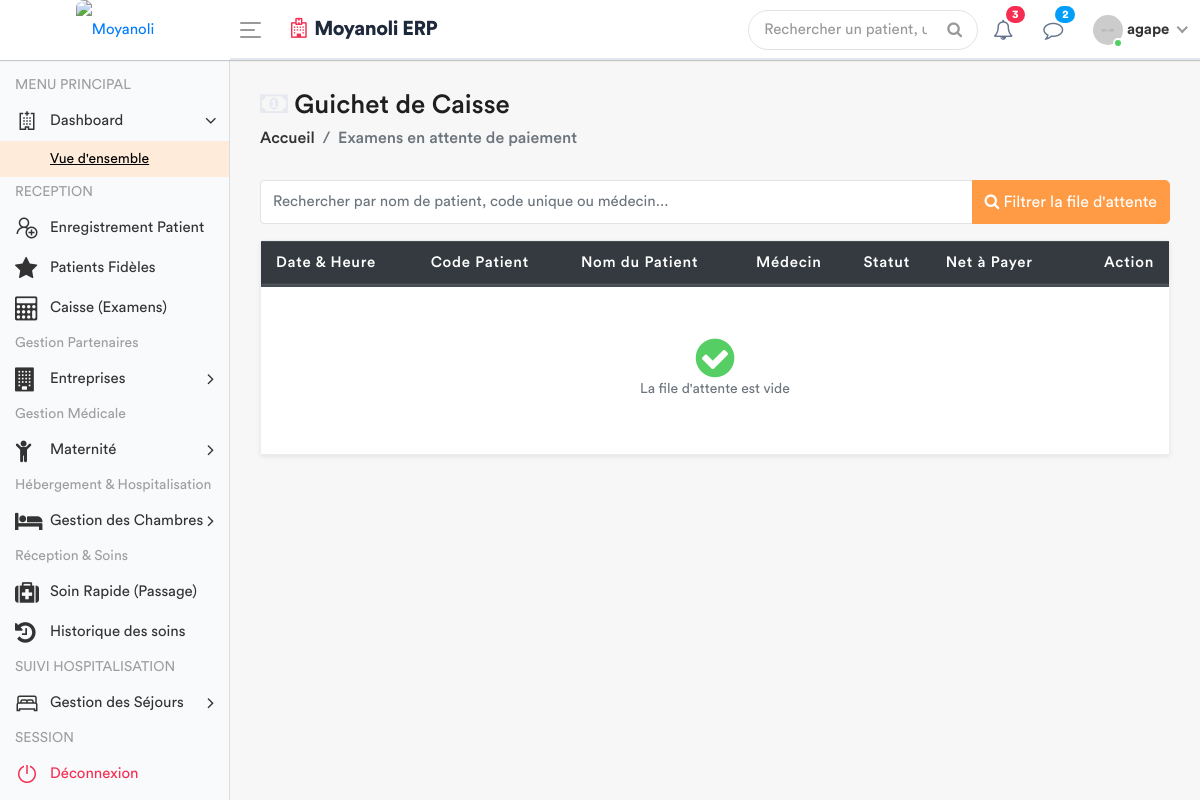
The page /caisse/file-d-attente/ (signed in) on the database as committed earlier.
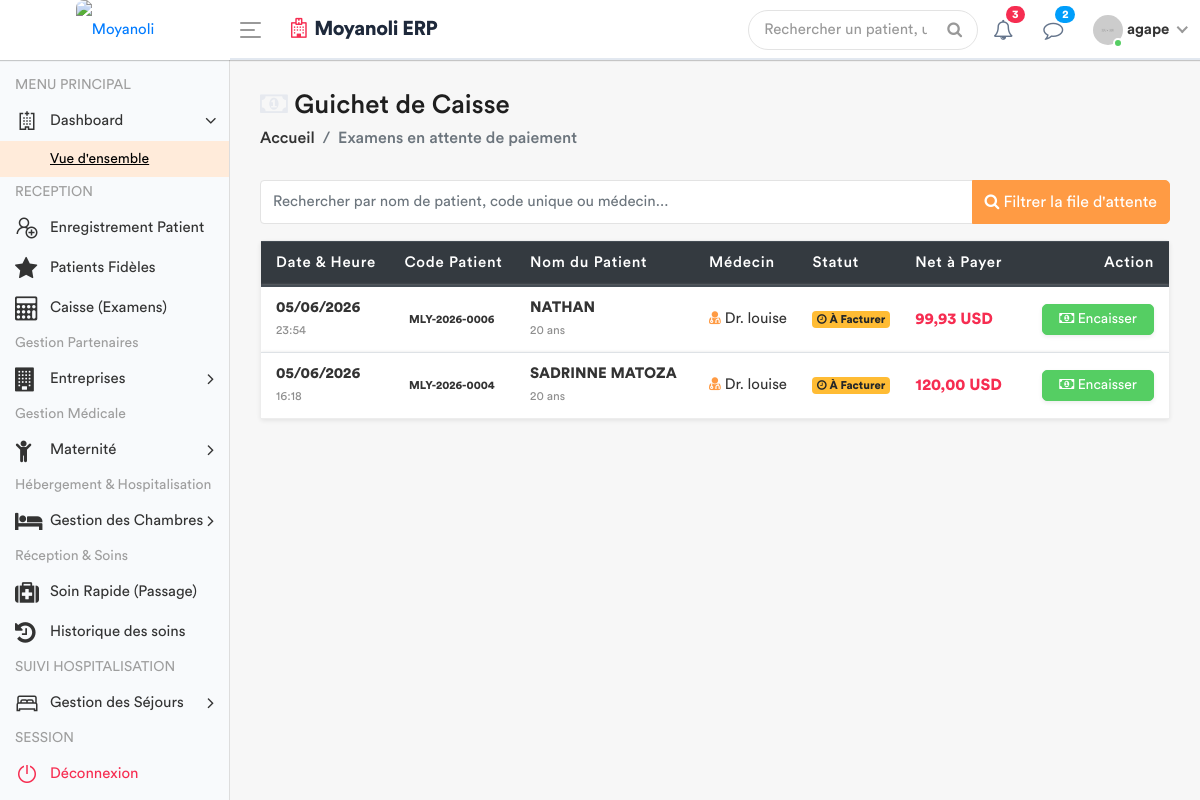
The same page on the database as committed later.
### apps/models.py (models this page shows, shortened)
class Consultation(models.Model):
    triage = models.OneToOneField(SigneVital, db_index=True, on_delete=models.CASCADE)
    medecin = models.ForeignKey(settings.AUTH_USER_MODEL, on_delete=models.SET_NULL, null=True)
    motif_consultation = models.TextField(verbose_name="Motif")
    histoire_maladie = models.TextField(verbose_name="Histoire de la maladie")
    examen_physique = models.TextField(verbose_name="Examen physique")
    complement_d_anamnese = models.CharField(max_length=200, null=True)
    hypothese_diagnostique = models.TextField(verbose_name="Hypothèse diagnostique")
    date_creation = models.DateTimeField(default=timezone.now)
    consultation_payee = models.BooleanField(default=False, verbose_name="Consultation payée")

class SigneVital(models.Model):
    patient = models.ForeignKey(Patient, on_delete=models.CASCADE)
    temperature = models.DecimalField(max_digits=4, decimal_places=1)
    poids = models.DecimalField(max_digits=5, decimal_places=2)
    tension_arterielle = models.CharField(max_length=10)
    frequence_cardiaque = models.IntegerField()
    frequence_respiratoire = models.IntegerField(null=True, blank=True)
    saturation_oxygene = models.IntegerField(null=True, blank=True)
    date_prelevement = models.DateTimeField(default=timezone.now)
    infirmier = models.ForeignKey(User, on_delete=models.SET_NULL, null=True)
    est_consulte = models.BooleanField(default=False)

class Patient(models.Model):
    TYPE_CHOICES = [
        ('SIMPLE', 'Patient Simple'),
        ('FIDELE', 'Patient Fidèle'),
        ('CONVENTIONNE', 'Patient Conventionné'),
    ]
    code_patient = models.CharField(max_length=20, unique=True, editable=False)
    noms = models.CharField(max_length=100)
    service = models.ForeignKey('Service', on_delete=models.PROTECT, related_name='patients', null=True)
    sexe = models.CharField(max_length=1, choices=[('M', 'Masculin'), ('F', 'Féminin')])
    age = models.CharField(max_length=30)
    adresse = models.TextField()
    telephone = models.CharField(max_length=20)
    type_patient = models.CharField(max_length=15, choices=TYPE_CHOICES, default='SIMPLE')
    a_carte_fidelite = models.BooleanField(default=False, verbose_name="Possède carte de fidélité")
    entreprise = models.ForeignKey('Entreprise', on_delete=models.SET_NULL, null=True, blank=True, verbose_name="Entreprise (si conventionné)")
    fiche_payee = models.BooleanField(default=False)
    created_by = models.ForeignKey(User, on_delete=models.SET_NULL, null=True, related_name='patients_crees')
    date_creation = models.DateTimeField(auto_now_add=True)
    date_modification = models.DateTimeField(auto_now=True)

### apps/views.py (the view)
# urls.py: path('caisse/file-d-attente/', views.liste_attente_caisse, name='liste_attente_caisse'),
@login_required
def liste_attente_caisse(request):
    consultations_a_payer = Consultation.objects.annotate(
        total_prescrit=Coalesce(
            Sum('examens__prestation__prix'),
            Value(0.00, output_field=DecimalField())
        ),
        total_verse=Coalesce(
            Sum('paiements__montant_verse'),
            Value(0.00, output_field=DecimalField())
        ),
        total_reductions=Coalesce(
            Sum('paiements__montant_reduction'),
            Value(0.00, output_field=DecimalField())
        )
    ).annotate(
        total_couvert=F('total_verse') + F('total_reductions')
    ).annotate(
        reste_a_payer=ExpressionWrapper(
            F('total_prescrit') - F('total_couvert'),
            output_field=DecimalField(max_digits=12, decimal_places=2)
        )
    ).filter(
        reste_a_payer__gt=0
    ).distinct().order_by('-date_creation')
    query = request.GET.get('q')
    if query:
        consultations_a_payer = consultations_a_payer.filter(
            Q(triage__patient__noms__icontains=query) |
            Q(triage__patient__code_patient__icontains=query)
        )
    role = Fonction.objects.filter(userKey=request.user).first()
    fonctionKey = role.fonctionKey.roleName if role else None
    context = {
        'consultations': consultations_a_payer,
        'fonctionKey': fonctionKey
    }
    return render(request, 'back-end/caisse/liste_attente.html', context)

### apps/templates/back-end/caisse/liste_attente.html (shortened to what the changed rows need)
<!DOCTYPE html>
{% load static %}
<html lang="fr">
    <head>
        {% include 'back-end/includes/css.html' %}
    </head>
    <body>
        <div class="main-wrapper">
            <div class="page-wrapper">
                <div class="content container-fluid">
                    <div class="row">
                        <div class="col-md-12">
                            <div class="card shadow-sm">
                                <div class="card-body p-0">
                                    <div class="table-responsive">
                                        <table class="table table-hover custom-table mb-0 datatable">
                                            <thead class="thead-dark">
                                                <tr>
                                                    <th>Date & Heure</th>
                                                    <th>Code Patient</th>
                                                    <th>Nom du Patient</th>
                                                    <th>Médecin</th>
                                                    <th>Statut</th>
                                                    <th>Net à Payer</th>
                                                    <th class="text-right">Action</th>
                                                </tr>
                                            </thead>
                                            <tbody>
                                                {% for c in consultations %}
                                                <tr>
                                                    <td>
                                                        <strong>{{ c.date_creation|date:"d/m/Y" }}</strong><br>
                                                        <small class="text-muted">{{ c.date_creation|date:"H:i" }}</small>
                                                    </td>
                                                    <td>
                                                        <span class="badge badge-light-info">{{ c.triage.patient.code_patient }}</span>
                                                    </td>
                                                    <td>
                                                        <strong>{{ c.triage.patient.noms }}</strong><br>
                                                        <small class="text-muted">{{ c.triage.patient.age }} ans</small>
                                                    </td>
                                                    <td>
                                                        <i class="fa fa-user-md text-primary"></i> Dr. {{ c.medecin.get_full_name|default:c.medecin.username }}
                                                    </td>
                                                    <td>
                                                        <span class="badge badge-warning">
                                                            <i class="fa fa-clock-o"></i> À Facturer
                                                        </span>
                                                    </td>
                                                    <td>
                                                        <strong class="text-danger" style="font-size: 16px;">
                                                            {{ c.reste_a_payer|floatformat:2 }} USD
                                                        </strong>
                                                    </td>
                                                    <td class="text-right">
                                                        <a href="{% url 'encaisser_examens_prescrits' c.id %}" class="btn btn-sm btn-success px-3 shadow-sm">
                                                            <i class="fa fa-money"></i> Encaisser
                                                        </a>
                                                    </td>
                                                </tr>
                                                {% empty %}
                                                <tr>
                                                    <td colspan="7" class="text-center text-muted py-5">
                                                        <i class="fa fa-check-circle fa-3x text-success"></i>
                                                        <h5 class="text-secondary font-weight-normal">La file d'attente est vide</h5>
                                                    </td>
                                                </tr>
                                                {% endfor %}
                                            </tbody>
                                        </table>
                                    </div>
                                </div>
                            </div>
                        </div>
                    </div>
                </div>
            </div>
        </div>
    </body>
</html>

Rows that differ between the two databases and show on the page:
added Consultation: date_creation "05/06/2026", date_creation "23:54", triage.patient.code_patient "MLY-2026-0006", triage.patient.noms "NATHAN", triage.patient.age "20", medecin.get_full_name "louise", reste_a_payer "99,93"
added Consultation: date_creation "05/06/2026", date_creation "16:18", triage.patient.code_patient "MLY-2026-0004", triage.patient.noms "SADRINNE MATOZA", triage.patient.age "20", medecin.get_full_name "louise", reste_a_payer "120,00"
Other text that changed with them:
text no longer shown: "La file d'attente est vide"
